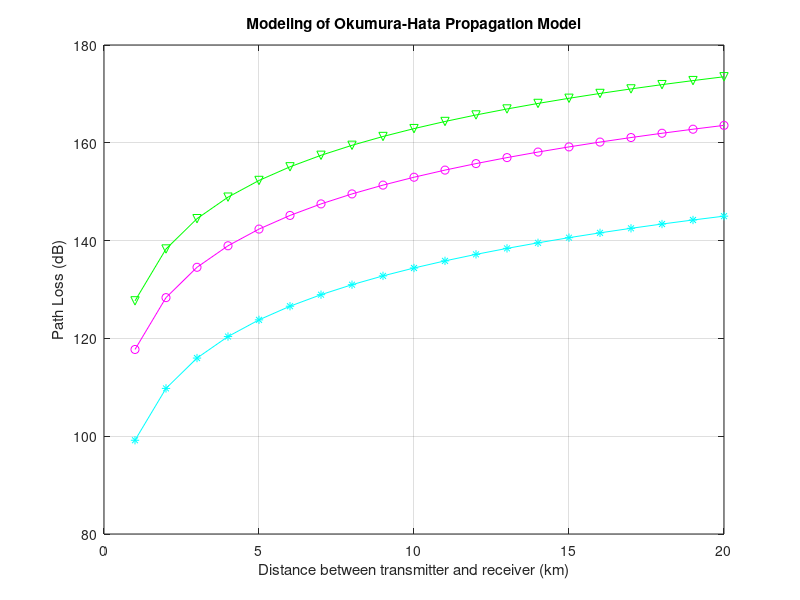

This figure's MATLAB source: (Note: this script raises an error after producing the figure.)
% Modeling of Okumura-Hata Propagation Model

% Close and clear previous graphs
close all
clear all

% Knowns:
    % Freuency of operation (MHz)
      f=900;
    % Height of base station (m)
      hb=30;
    % Height of mobile station (m)
      hm=1;
    % Range (km)
      r=linspace(1,20,20);

% Equations:
    % Correction factor for small/medium cities
      ahm=(1.1*log10(f)-0.7)*hm-(1.56*log10(f)-0.8)
    % Parameters A, B, C, and D
      A=69.55+26.16*log10(f)-13.82*log10(hb)-ahm;
      B=44.9-6.55*log10(hb);
      C=5.4+2*(log10(f/28))^2;
      D=40.94+4.78*(log10(f))^2-18.33*log10(f);
    % Path Loss Equations (urban, suburban, and open)
      Lp_urban=A+B*log10(r);
      Lp_suburban=A+B*log10(r)-C;
      Lp_open=A+B*log10(r)-D;

% Plot:
    % Plot graph:
      % Urban Path Loss: solid, green line with triangles
      % Suburban Path Loss: solid, magenta line with circles
      % Open Path Loss: solid, cyan line with stars
      plot(r,Lp_urban,'-vg',r,Lp_suburban,'-om',r,Lp_open,'-*c');
    % Turn on Grid
      grid on
    % Label x and y axis
      xlabel('Distance between transmitter and receiver (km)');
      ylabel('Path Loss (dB)');
    % Title plot and add legend
      title('Modeling of Okumura-Hata Propagation Model');
      legend('Urban','Suburban','Open',4);
